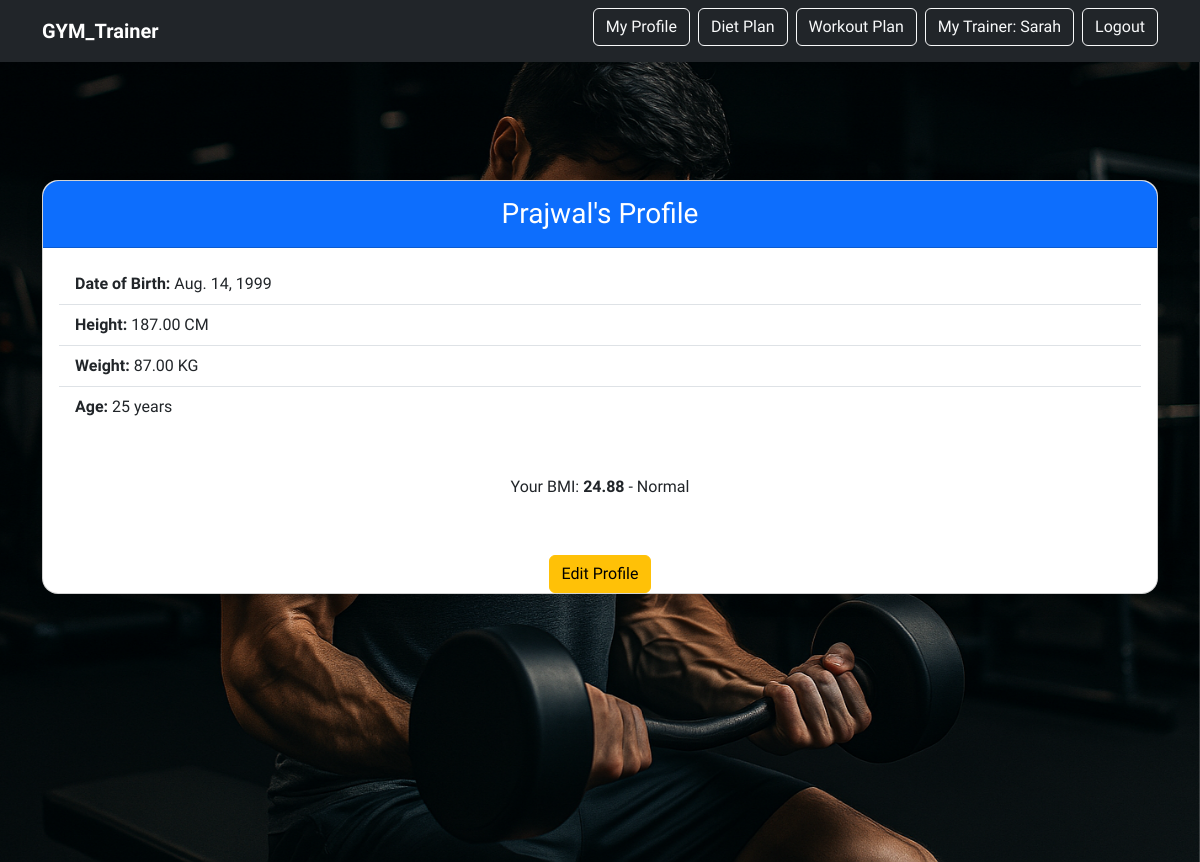
The app's page /profile/profile/2/ (signed in) with its own data.
### users/models.py (models this page shows, shortened)
class NewUser(AbstractUser):
    is_trainer = models.BooleanField(default=False)
    class Meta:
        verbose_name = "User"
        verbose_name_plural = "Users"

### userprofile/models.py (models this page shows, shortened)
class UserProfile(models.Model):
    user = models.OneToOneField(settings.AUTH_USER_MODEL, on_delete=models.CASCADE)
    first_name = models.CharField(max_length=30)
    last_name = models.CharField(max_length=30)
    date_of_birth = models.DateField(blank=True, null=True)
    height = models.DecimalField(max_digits=5, decimal_places=2, blank=True, null=True)  # in cm
    weight = models.DecimalField(max_digits=5, decimal_places=2, blank=True, null=True)  # in kg
    smoking = models.BooleanField(choices=[(True, 'Yes'), (False, 'No')], default=False)
    alcohol = models.BooleanField(choices=[(True, 'Yes'), (False, 'No')], default=False)
    FOOD_CHOICES = [
        ('vegetarian', 'Vegetarian'),
        ('non-vegetarian', 'Non-Vegetarian'),
        ('vegan', 'Vegan')
    ]
    food_habits = models.CharField(max_length=20, choices=FOOD_CHOICES, default='non-vegetarian')
    WORKOUT_EXPERIENCE_CHOICES = [
        ('beginner', 'Beginner'),
        ('intermediate', 'Intermediate'),
        ('advanced', 'Advanced')
    ]
    workout_experience = models.CharField(max_length=20, choices=WORKOUT_EXPERIENCE_CHOICES, default='beginner')
    diet_plan = models.JSONField(blank=True, null=True)
    workout_plan = models.JSONField(blank=True, null=True)
    selected_trainer = models.ForeignKey(Trainer, on_delete=models.SET_NULL, null=True, blank=True)
    def calculate_bmi(self):
        if self.height and self.weight:
            height_m = float(self.height) / 100  # Convert to meters
            return round(float(self.weight) / (height_m ** 2), 2)
        return 0.0
    def get_bmi_label(self):
        bmi = self.calculate_bmi()
        if bmi == 0.0:
            return "Not available"
        if bmi < 18.5:
            return "Underweight"
        elif bmi < 24.9:
            return "Normal"
        elif bmi < 29.9:
            return "Overweight"
        else:
            return "Obese"

### trainers/models.py (models this page shows, shortened)
class Trainer(models.Model):
    user = models.OneToOneField(settings.AUTH_USER_MODEL, on_delete=models.CASCADE, related_name='trainer')
    Firstname = models.CharField(max_length=100)
    Lastname = models.CharField(max_length=100)
    specialization = models.CharField(max_length=100)
    bio = models.TextField()
    profile_picture = models.ImageField(upload_to='trainers/', blank=True, null=True)

### userprofile/views.py (the view)
# urls.py: path('profile/<int:pk>/', views.profile_detail, name='profile_detail'),
@login_required
def profile_detail(request, pk):
    profile = get_object_or_404(UserProfile, pk=pk, user=request.user)
    def calculate_age(dob):
        today = date.today()
        return today.year - dob.year - ((today.month, today.day) < (dob.month, dob.day))
    def calculate_bmi(weight, height):
        if height > 0:
            height_m = height / 100
            return round(weight / (height_m ** 2), 2)
        return None
    age = calculate_age(profile.date_of_birth)
    bmi = calculate_bmi(profile.weight, profile.height)
    context = {
        'profile': profile,
        'age': age,
        'bmi': bmi,
    }
    return render(request, 'profile_detail.html', context)

### userprofile/templates/profile_detail.html (shortened to what this page needs)
{% extends "base.html" %}
{% block content %}
<div class="container mt-5">
  <div class="card shadow rounded-4">
    <div class="card-header bg-primary text-white text-center py-3 rounded-top-4">
      <h3 class="mb-0">{{ profile.first_name }}'s Profile</h3>
    </div>
    <div class="card-body">
      <ul class="list-group list-group-flush">
        <li class="list-group-item"><strong>Date of Birth:</strong> {{ profile.date_of_birth }}</li>
        <li class="list-group-item"><strong>Height:</strong> {{ profile.height }} CM</li>
        <li class="list-group-item"><strong>Weight:</strong> {{ profile.weight }} KG</li>
        <li class="list-group-item"><strong>Age:</strong> {{ age }} years</li>
      </ul>
        <div class="mt-5">
          <p class="text-center mt-3">
            Your BMI: <strong>{{ bmi }}</strong> - {{ profile.get_bmi_label }}
          </p>
        </div>
      </div>
      <div class="mt-4 d-flex flex-wrap gap-3 justify-content-center">
        <a href="{% url 'profile_update' profile.pk %}" class="btn btn-warning">Edit Profile</a>
      </div>
    </div>
  </div>
</div>
{% endblock %}

### templates/base.html (shortened to what this page needs)
{% load static %}
<!DOCTYPE html>
<html lang="en">
<head>
    <link href="https://cdn.jsdelivr.net/npm/bootstrap@5.3.3/dist/css/bootstrap.min.css" rel="stylesheet">
</head>
<body>
<nav class="navbar navbar-expand-lg navbar-dark">
    <div class="container">
        <a class="navbar-brand" href="{% url 'home' %}">GYM_Trainer</a>
        <div class="collapse navbar-collapse justify-content-end" id="navbarResponsive">
            <div class="d-flex flex-wrap align-items-center gap-2 navbar-buttons">
                {% if user.is_authenticated %}
                    {% if user.is_trainer %}
                        {% if user.trainer %}
                            <a href="{% url 'trainer_dashboard' %}" class="btn btn-outline-light">Trainer Dashboard</a>
                            <a href="{% url 'trainer_detail' user.trainer.pk %}" class="btn btn-outline-light">View Profile</a>
                            <a href="{% url 'trainer_update' user.trainer.pk %}" class="btn btn-outline-light">Edit Profile</a>
                        {% else %}
                            <a href="{% url 'trainer_create' %}" class="btn btn-outline-light">Create Profile</a>
                        {% endif %}
                    {% else %}
                        {% if user.userprofile %}
                            <a href="{% url 'profile_detail' user.userprofile.pk %}" class="btn btn-outline-light">My Profile</a>
                            {% if user.userprofile.diet_plan %}
                                <a href="{% url 'generate_diet_plan' user.userprofile.pk %}" class="btn btn-outline-light">Diet Plan</a>
                            {% endif %}
                            {% if user.userprofile.workout_plan %}
                                <a href="{% url 'generate_workout_plan' user.userprofile.pk %}" class="btn btn-outline-light">Workout Plan</a>
                            {% endif %}
                            {% if user.userprofile.selected_trainer %}
                                <a href="{% url 'my_trainer' %}" class="btn btn-outline-light">My Trainer: {{ user.userprofile.selected_trainer.Firstname }}</a>
                            {% else %}
                                <a href="{% url 'trainer_list' %}" class="btn btn-outline-light">Select a Trainer</a>
                            {% endif %}
                        {% else %}
                            <a href="{% url 'profile_create' %}" class="btn btn-success">Create Profile</a>
                        {% endif %}
                    {% endif %}
                    <form method="post" action="{% url 'logout' %}">
                        <button class="btn btn-outline-light">Logout</button>
                    </form>
                {% else %}
                    <a href="{% url 'users:login' %}" class="btn btn-outline-light">Log In</a>
                    <a href="{% url 'users:signup' %}" class="btn btn-outline-light">Sign Up</a>
                {% endif %}
            </div>
        </div>
    </div>
</nav>
<div class="background-image-wrapper">
    <div class="hero-overlay w-100">
        {% block content %}
        {% endblock %}
    </div>
</body>
</html>

### records on screen
NewUser: userprofile.selected_trainer.Firstname "Sarah"
UserProfile: first_name "Prajwal", date_of_birth "Aug. 14, 1999", height "187.00", weight "87.00", get_bmi_label "Normal"

### other values on screen
{{ age }} "25"
{{ bmi }} "24.88"
